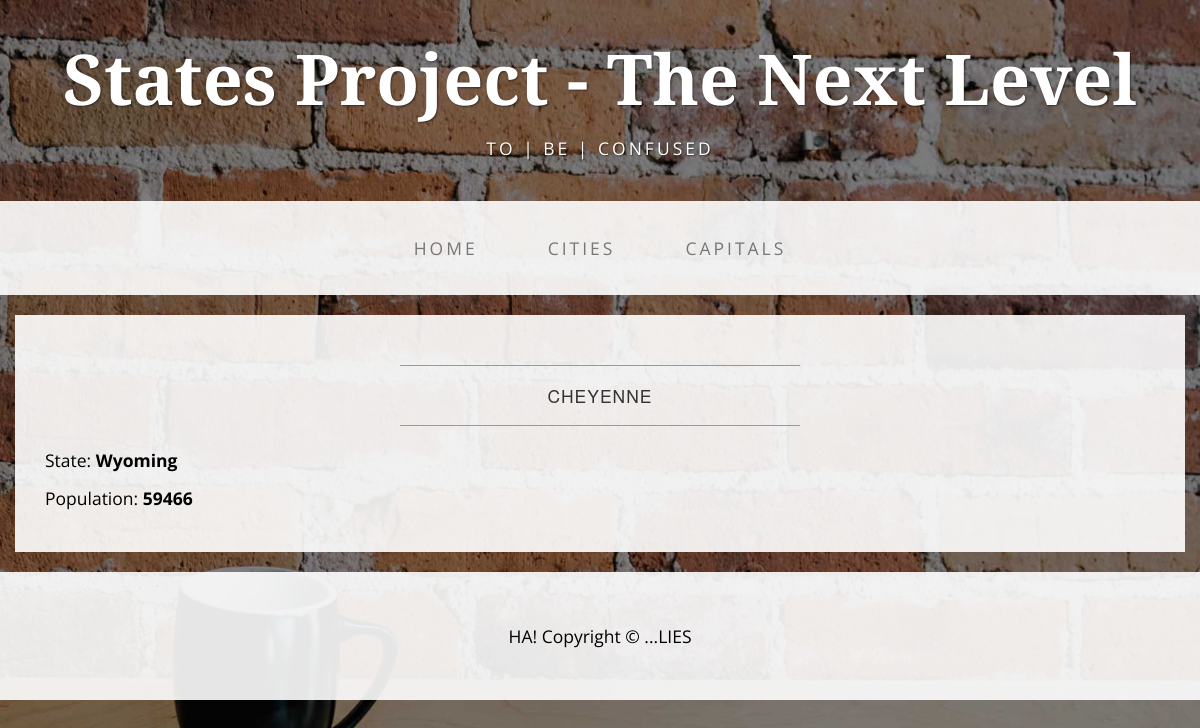
/capital_detail/1, run on the app's committed database.
### app/models.py (models this page shows, shortened)
class StateCapital(models.Model):
	state = models.OneToOneField("app.State", null=True)
	name = models.CharField(max_length=100, null=True, blank=True)
	latitude = models.FloatField(null=True, blank=True)
	longitude = models.FloatField(null=True, blank=True)
	capital_population = models.IntegerField(null=True, blank=True)

class State(models.Model):
	abbreviation = models.CharField(max_length=2, null=True, blank=True)
	name = models.CharField(max_length=100, null=True, blank=True)

### app/views.py (the view)
# urls.py: url(r'^capital_detail/(?P<pk>\d+)', 'app.views.capital_detail'),
def capital_detail(request, pk):
	context = {}
	context['capital'] = StateCapital.objects.get(pk=pk)
	return render(request, 'capital_detail.html', context)

### app/templates/capital_detail.html
{% extends 'base.html' %}
{% load staticfiles %}
{% block content %}
<div class="container">
 	<div class="row">
            <div class="box">
                <div class="col-lg-12">
                	<hr>
                	<h2 class="intro-text text-center">
                		{{capital.name}}
                	</h2>
                	<hr>
                </div>
                <div class="col-md-4">
                	<p>State:
						<strong>{{ capital.state.name }}</strong>
                	</p>
                	<p>Population:
						<strong>{{ capital.capital_population }}</strong>
                	</p>
                </div>
               	<div class="clearfix"></div>
			</div>
	</div>
</div>
{% endblock %}

### app/static/css/business-casual.css (style rules this page uses)
body { font-family: "Open Sans","Helvetica Neue",Helvetica,Arial,sans-serif; background: url('../img/bg.jpg') no-repeat center center fixed; -webkit-background-size: cover; -moz-background-size: cover; background-size: cover; -o-background-size: cover; }
h1, h2, h3, h4, h5, h6 { text-transform: uppercase; font-family: "Josefin Slab","Helvetica Neue",Helvetica,Arial,sans-serif; font-weight: 700; letter-spacing: 1px; }
p { font-size: 1.25em; line-height: 1.6; color: #000; }
hr { max-width: 400px; border-color: #999999; }
.box { margin-bottom: 20px; padding: 30px 15px; background: #fff; background: rgba(255,255,255,0.9); }
.intro-text { text-transform: uppercase; font-size: 1.25em; font-weight: 400; letter-spacing: 1px; }
@media screen and (min-width:1200px) { .box:after { content: ''; display: table; clear: both; } }

### data on the page
StateCapital: name "CHEYENNE", state.name "Wyoming", capital_population "59466"
